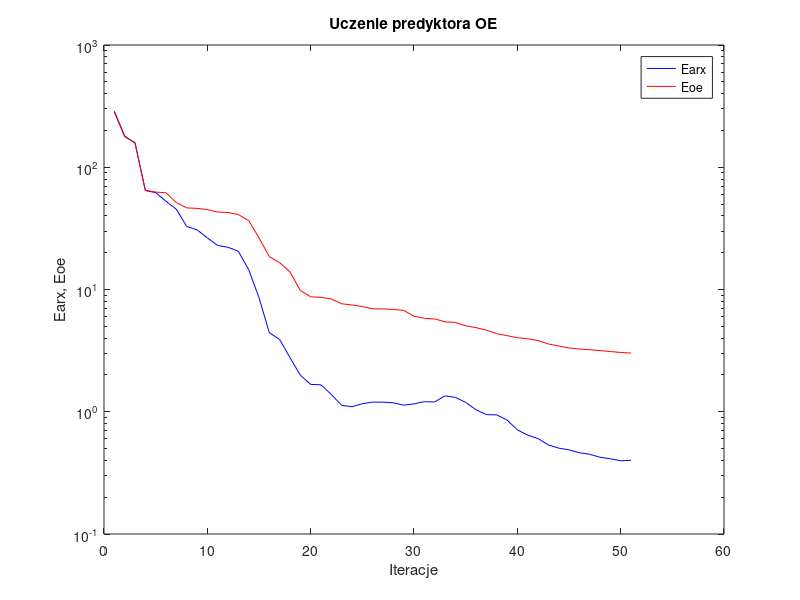
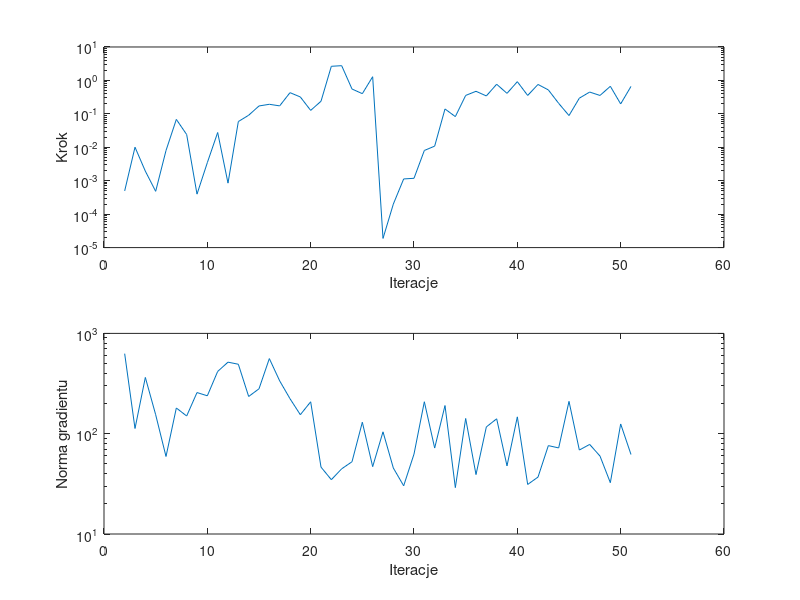

Source code (MATLAB) for these figures, in order:
%uczenie predyktora oe
clear all;
n=0; farx(n+1)=2.838357e+002; foe(n+1)=2.884671e+002; wspucz(n+1)=0.000000e+000; ng(n+1)=0.000000e+000;
%odnowa zmiennej metryki
n=1; farx(n+1)=1.778003e+002; foe(n+1)=1.806382e+002; krok(n+1)=4.957630e-004; ng(n+1)=6.280778e+002;
n=2; farx(n+1)=1.592520e+002; foe(n+1)=1.566498e+002; krok(n+1)=1.005588e-002; ng(n+1)=1.126831e+002;
n=3; farx(n+1)=6.447371e+001; foe(n+1)=6.482420e+001; krok(n+1)=1.934289e-003; ng(n+1)=3.638123e+002;
n=4; farx(n+1)=6.202562e+001; foe(n+1)=6.269710e+001; krok(n+1)=4.820713e-004; ng(n+1)=1.546139e+002;
n=5; farx(n+1)=5.267715e+001; foe(n+1)=6.179461e+001; krok(n+1)=7.990988e-003; ng(n+1)=5.928097e+001;
n=6; farx(n+1)=4.535012e+001; foe(n+1)=5.142836e+001; krok(n+1)=6.826594e-002; ng(n+1)=1.804616e+002;
n=7; farx(n+1)=3.280135e+001; foe(n+1)=4.650575e+001; krok(n+1)=2.407667e-002; ng(n+1)=1.501146e+002;
n=8; farx(n+1)=3.076771e+001; foe(n+1)=4.613091e+001; krok(n+1)=3.968650e-004; ng(n+1)=2.571629e+002;
n=9; farx(n+1)=2.645542e+001; foe(n+1)=4.504895e+001; krok(n+1)=3.475168e-003; ng(n+1)=2.387265e+002;
n=10; farx(n+1)=2.291861e+001; foe(n+1)=4.300864e+001; krok(n+1)=2.768235e-002; ng(n+1)=4.174757e+002;
n=11; farx(n+1)=2.215261e+001; foe(n+1)=4.264107e+001; krok(n+1)=8.471113e-004; ng(n+1)=5.166306e+002;
n=12; farx(n+1)=2.055936e+001; foe(n+1)=4.104871e+001; krok(n+1)=5.883374e-002; ng(n+1)=4.925553e+002;
n=13; farx(n+1)=1.454238e+001; foe(n+1)=3.658959e+001; krok(n+1)=9.089589e-002; ng(n+1)=2.349667e+002;
n=14; farx(n+1)=8.580065e+000; foe(n+1)=2.648380e+001; krok(n+1)=1.722157e-001; ng(n+1)=2.803063e+002;
n=15; farx(n+1)=4.436647e+000; foe(n+1)=1.855420e+001; krok(n+1)=1.931257e-001; ng(n+1)=5.608978e+002;
n=16; farx(n+1)=3.896556e+000; foe(n+1)=1.659568e+001; krok(n+1)=1.732520e-001; ng(n+1)=3.362926e+002;
n=17; farx(n+1)=2.770692e+000; foe(n+1)=1.389947e+001; krok(n+1)=4.306047e-001; ng(n+1)=2.233168e+002;
n=18; farx(n+1)=1.991519e+000; foe(n+1)=9.827942e+000; krok(n+1)=3.200292e-001; ng(n+1)=1.546197e+002;
n=19; farx(n+1)=1.673026e+000; foe(n+1)=8.708881e+000; krok(n+1)=1.269153e-001; ng(n+1)=2.080041e+002;
n=20; farx(n+1)=1.661490e+000; foe(n+1)=8.626043e+000; krok(n+1)=2.381694e-001; ng(n+1)=4.643899e+001;
n=21; farx(n+1)=1.384890e+000; foe(n+1)=8.378862e+000; krok(n+1)=2.645939e+000; ng(n+1)=3.479799e+001;
n=22; farx(n+1)=1.128569e+000; foe(n+1)=7.650194e+000; krok(n+1)=2.760063e+000; ng(n+1)=4.464342e+001;
n=23; farx(n+1)=1.099546e+000; foe(n+1)=7.466635e+000; krok(n+1)=5.534700e-001; ng(n+1)=5.252118e+001;
n=24; farx(n+1)=1.162628e+000; foe(n+1)=7.256537e+000; krok(n+1)=4.015963e-001; ng(n+1)=1.301525e+002;
n=25; farx(n+1)=1.199115e+000; foe(n+1)=6.952734e+000; krok(n+1)=1.289896e+000; ng(n+1)=4.692879e+001;
%odnowa zmiennej metryki
n=26; farx(n+1)=1.198751e+000; foe(n+1)=6.928767e+000; krok(n+1)=1.881044e-005; ng(n+1)=1.044114e+002;
n=27; farx(n+1)=1.184054e+000; foe(n+1)=6.870716e+000; krok(n+1)=2.002680e-004; ng(n+1)=4.549256e+001;
n=28; farx(n+1)=1.132717e+000; foe(n+1)=6.741879e+000; krok(n+1)=1.130654e-003; ng(n+1)=3.024360e+001;
n=29; farx(n+1)=1.160026e+000; foe(n+1)=6.045697e+000; krok(n+1)=1.181843e-003; ng(n+1)=6.261734e+001;
n=30; farx(n+1)=1.208085e+000; foe(n+1)=5.812566e+000; krok(n+1)=8.029022e-003; ng(n+1)=2.082230e+002;
n=31; farx(n+1)=1.202696e+000; foe(n+1)=5.742805e+000; krok(n+1)=1.082825e-002; ng(n+1)=7.192474e+001;
n=32; farx(n+1)=1.350469e+000; foe(n+1)=5.437998e+000; krok(n+1)=1.400181e-001; ng(n+1)=1.908791e+002;
n=33; farx(n+1)=1.311211e+000; foe(n+1)=5.383601e+000; krok(n+1)=8.268560e-002; ng(n+1)=2.901003e+001;
n=34; farx(n+1)=1.192240e+000; foe(n+1)=5.046323e+000; krok(n+1)=3.556863e-001; ng(n+1)=1.418084e+002;
n=35; farx(n+1)=1.038248e+000; foe(n+1)=4.879221e+000; krok(n+1)=4.726961e-001; ng(n+1)=3.912777e+001;
n=36; farx(n+1)=9.472785e-001; foe(n+1)=4.648967e+000; krok(n+1)=3.435737e-001; ng(n+1)=1.167581e+002;
n=37; farx(n+1)=9.427505e-001; foe(n+1)=4.349724e+000; krok(n+1)=7.679697e-001; ng(n+1)=1.407897e+002;
n=38; farx(n+1)=8.564365e-001; foe(n+1)=4.196837e+000; krok(n+1)=4.102061e-001; ng(n+1)=4.775798e+001;
n=39; farx(n+1)=7.113777e-001; foe(n+1)=4.028692e+000; krok(n+1)=9.169512e-001; ng(n+1)=1.472005e+002;
n=40; farx(n+1)=6.439018e-001; foe(n+1)=3.958153e+000; krok(n+1)=3.550835e-001; ng(n+1)=3.118678e+001;
n=41; farx(n+1)=6.031056e-001; foe(n+1)=3.818335e+000; krok(n+1)=7.571530e-001; ng(n+1)=3.693338e+001;
n=42; farx(n+1)=5.351225e-001; foe(n+1)=3.585898e+000; krok(n+1)=5.203615e-001; ng(n+1)=7.605565e+001;
n=43; farx(n+1)=5.041930e-001; foe(n+1)=3.448338e+000; krok(n+1)=2.063035e-001; ng(n+1)=7.214709e+001;
n=44; farx(n+1)=4.879071e-001; foe(n+1)=3.326863e+000; krok(n+1)=8.892157e-002; ng(n+1)=2.100374e+002;
n=45; farx(n+1)=4.621390e-001; foe(n+1)=3.262152e+000; krok(n+1)=2.944474e-001; ng(n+1)=6.870830e+001;
n=46; farx(n+1)=4.488620e-001; foe(n+1)=3.221009e+000; krok(n+1)=4.485036e-001; ng(n+1)=7.817802e+001;
n=47; farx(n+1)=4.244247e-001; foe(n+1)=3.163821e+000; krok(n+1)=3.550835e-001; ng(n+1)=5.983039e+001;
n=48; farx(n+1)=4.125176e-001; foe(n+1)=3.109417e+000; krok(n+1)=6.666685e-001; ng(n+1)=3.248656e+001;
n=49; farx(n+1)=3.973114e-001; foe(n+1)=3.054270e+000; krok(n+1)=1.981558e-001; ng(n+1)=1.250786e+002;
n=50; farx(n+1)=4.003848e-001; foe(n+1)=3.019885e+000; krok(n+1)=6.620810e-001; ng(n+1)=6.202203e+001;

figure; semilogy(farx,'b'); hold on; semilogy(foe,'r'); xlabel('Iteracje'); ylabel('Earx, Eoe'); legend('Earx','Eoe'); title('Uczenie predyktora OE');
figure; subplot(2,1,1); semilogy(krok); xlabel('Iteracje'); ylabel('Krok');
subplot(2,1,2); semilogy(ng); xlabel('Iteracje'); ylabel('Norma gradientu');
Earx=farx(n+1)
Eoe=foe(n+1)
